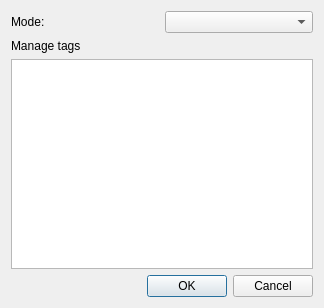
<?xml version="1.0" encoding="UTF-8"?>
<ui version="4.0">
 <class>ManageModTagsDialog</class>
 <widget class="QDialog" name="ManageModTagsDialog">
  <property name="geometry">
   <rect>
    <x>0</x>
    <y>0</y>
    <width>324</width>
    <height>308</height>
   </rect>
  </property>
  <property name="windowTitle">
   <string>Manage Mod Tags</string>
  </property>
  <layout class="QVBoxLayout" name="verticalLayout">
   <item>
    <layout class="QHBoxLayout" name="horizontalLayout">
     <item>
      <widget class="QLabel" name="label">
       <property name="text">
        <string>Mode:</string>
       </property>
      </widget>
     </item>
     <item>
      <widget class="QComboBox" name="mode_box"/>
     </item>
    </layout>
   </item>
   <item>
    <widget class="QLabel" name="text_label">
     <property name="text">
      <string>Manage tags</string>
     </property>
    </widget>
   </item>
   <item>
    <widget class="QListWidget" name="tag_list"/>
   </item>
   <item>
    <widget class="QDialogButtonBox" name="buttonBox">
     <property name="orientation">
      <enum>Qt::Horizontal</enum>
     </property>
     <property name="standardButtons">
      <set>QDialogButtonBox::Cancel|QDialogButtonBox::Ok</set>
     </property>
    </widget>
   </item>
  </layout>
 </widget>
 <resources/>
 <connections>
  <connection>
   <sender>buttonBox</sender>
   <signal>accepted()</signal>
   <receiver>ManageModTagsDialog</receiver>
   <slot>accept()</slot>
   <hints>
    <hint type="sourcelabel">
     <x>248</x>
     <y>254</y>
    </hint>
    <hint type="destinationlabel">
     <x>157</x>
     <y>274</y>
    </hint>
   </hints>
  </connection>
  <connection>
   <sender>buttonBox</sender>
   <signal>rejected()</signal>
   <receiver>ManageModTagsDialog</receiver>
   <slot>reject()</slot>
   <hints>
    <hint type="sourcelabel">
     <x>316</x>
     <y>260</y>
    </hint>
    <hint type="destinationlabel">
     <x>286</x>
     <y>274</y>
    </hint>
   </hints>
  </connection>
 </connections>
</ui>
